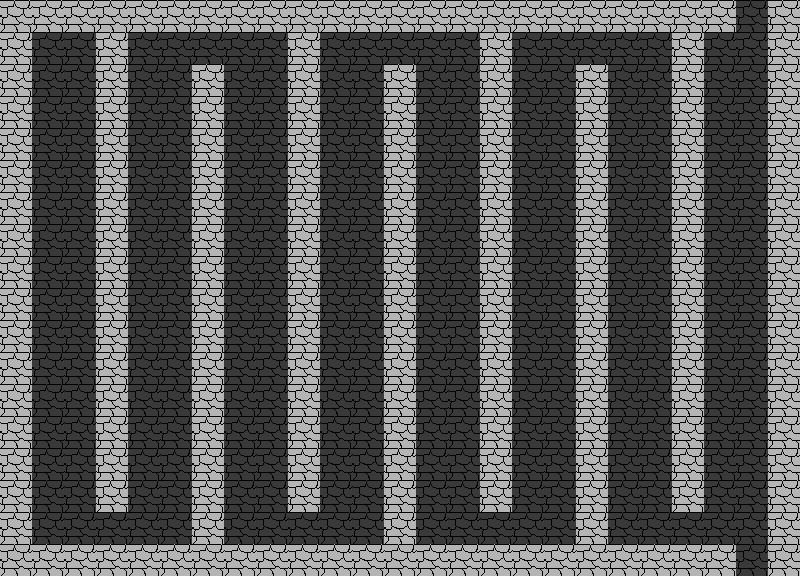

This is a level from a 2D game, rendered from its Tiled map with the project's own tilesets. A one-line summary and the complete map file follow:
An orthogonal 25x18 tile map with 32x32 px tiles, 1 tile layer (floor) and 6 objects (3x door, 2x enemy, player).

<map version="1.10" tiledversion="1.11.2" orientation="orthogonal" renderorder="right-down" width="25" height="18" tilewidth="32" tileheight="32" infinite="0" nextlayerid="3" nextobjectid="7">
 <tileset firstgid="1" source="placeholder.tsx" />
 <layer id="1" name="floor" width="25" height="18">
  <data encoding="csv">
2,2,2,2,2,2,2,2,2,2,2,2,2,2,2,2,2,2,2,2,2,2,2,1,2,
2,1,1,2,1,1,1,1,1,2,1,1,1,1,1,2,1,1,1,1,1,2,1,1,2,
2,1,1,2,1,1,2,1,1,2,1,1,2,1,1,2,1,1,2,1,1,2,1,1,2,
2,1,1,2,1,1,2,1,1,2,1,1,2,1,1,2,1,1,2,1,1,2,1,1,2,
2,1,1,2,1,1,2,1,1,2,1,1,2,1,1,2,1,1,2,1,1,2,1,1,2,
2,1,1,2,1,1,2,1,1,2,1,1,2,1,1,2,1,1,2,1,1,2,1,1,2,
2,1,1,2,1,1,2,1,1,2,1,1,2,1,1,2,1,1,2,1,1,2,1,1,2,
2,1,1,2,1,1,2,1,1,2,1,1,2,1,1,2,1,1,2,1,1,2,1,1,2,
2,1,1,2,1,1,2,1,1,2,1,1,2,1,1,2,1,1,2,1,1,2,1,1,2,
2,1,1,2,1,1,2,1,1,2,1,1,2,1,1,2,1,1,2,1,1,2,1,1,2,
2,1,1,2,1,1,2,1,1,2,1,1,2,1,1,2,1,1,2,1,1,2,1,1,2,
2,1,1,2,1,1,2,1,1,2,1,1,2,1,1,2,1,1,2,1,1,2,1,1,2,
2,1,1,2,1,1,2,1,1,2,1,1,2,1,1,2,1,1,2,1,1,2,1,1,2,
2,1,1,2,1,1,2,1,1,2,1,1,2,1,1,2,1,1,2,1,1,2,1,1,2,
2,1,1,2,1,1,2,1,1,2,1,1,2,1,1,2,1,1,2,1,1,2,1,1,2,
2,1,1,2,1,1,2,1,1,2,1,1,2,1,1,2,1,1,2,1,1,2,1,1,2,
2,1,1,1,1,1,2,1,1,1,1,1,2,1,1,1,1,1,2,1,1,1,1,1,2,
2,2,2,2,2,2,2,2,2,2,2,2,2,2,2,2,2,2,2,2,2,2,2,1,2
</data>
 </layer>
 <objectgroup id="2" name="objects" visible="0">
  <object id="1" type="door" gid="3" x="736" y="32" width="32" height="32" />
  <object id="2" type="door" gid="3" x="736" y="576" width="32" height="32" />
  <object id="3" type="enemy" gid="5" x="704" y="64" width="32" height="32" />
  <object id="4" type="enemy" gid="5" x="736" y="64" width="32" height="32" />
  <object id="5" type="player" gid="4" x="32" y="64" width="32" height="32" />
  <object id="6" type="door" gid="3" x="0" y="64" width="32" height="32" />
 </objectgroup>
</map>
